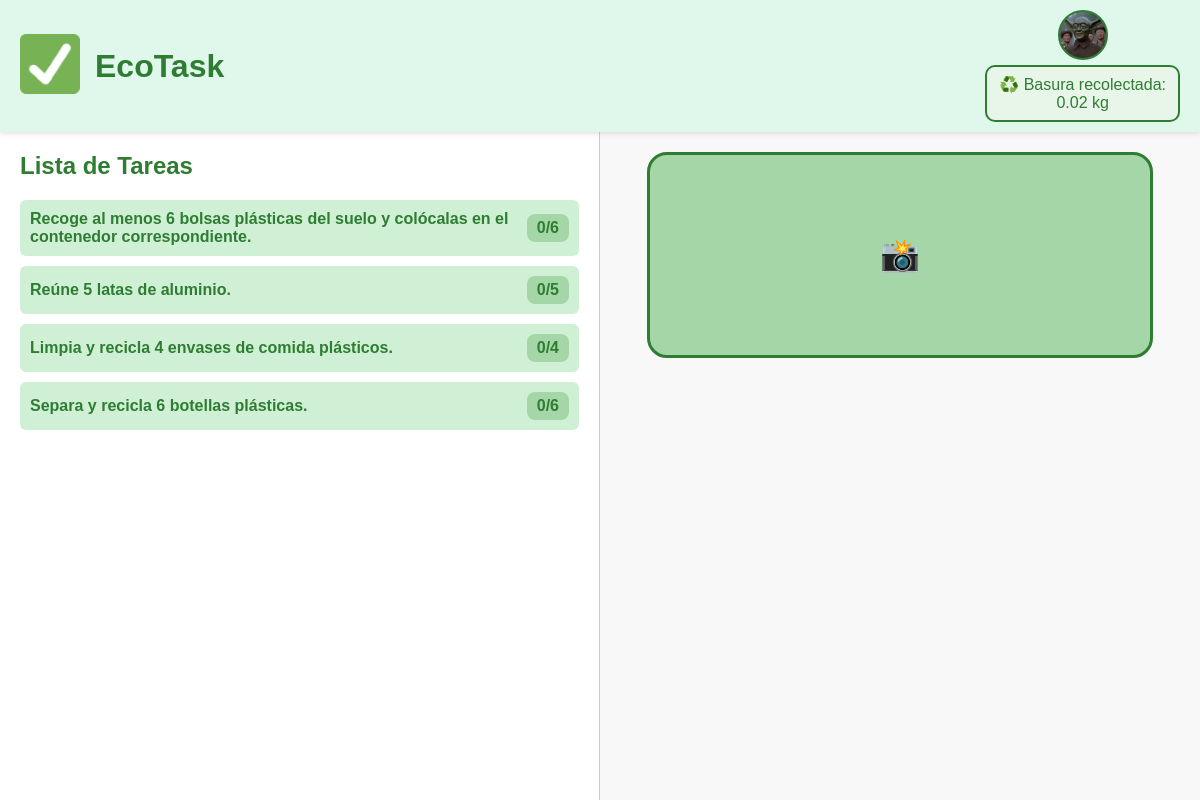
Screenshot of /home (signed in) with the database file from the repository.
### main.py (models this page shows, shortened)
class User(UserMixin, db.Model):
    id = db.Column(db.Integer, primary_key=True)
    username = db.Column(db.String(150), unique=True, nullable=False)
    password_hash = db.Column(db.String(256), nullable=False)
    profile_pic = db.Column(db.String(256), default="default.png")
    challenges = db.Column(db.JSON, nullable=False)
    progress = db.Column(db.JSON, nullable=False)
    trash_collected_kg = db.Column(db.Float, default=0.0)

### main.py (the view)
@app.route('/home')
@login_required
def home():
    print("Usuario autenticado:", current_user.is_authenticated)
    return render_template('home.html', usuario=current_user)

### main.py (called while the page is built)
@login_manager.user_loader
def load_user(user_id):
    return User.query.get(int(user_id))

### app/templates/home.html (shortened to what this page needs)
<!DOCTYPE html>
<html lang="es">
<head>
</head>
<body>
  <header>
    <div class="logo-container">
      <a href="{{ url_for('home') }}">
        <img id="logo-main" src="{{ url_for('static', filename='images/logo.png') }}" alt="Logo Principal" />
      </a>
      <div class="site-title">EcoTask</div>
    </div>
    <div class="header-right">
      {% set bg_url = url_for('static', filename='profile_pics/' ~ current_user.profile_pic) %}
      <button
          id="circle-btn"
          title="Cerrar sesión"
          style="background-image: url('{{ bg_url }}');"
          onclick="confirmLogout()"
      ></button>
      <div class="header-stats">
        ♻️ Basura recolectada:<br> {{ "%.2f"|format(current_user.trash_collected_kg) }} kg
      </div>
    </div>
  </header>
  <div class="container">
    <div class="tasks">
      <h2>Lista de Tareas</h2>
      <ul id="tareas-lista">
        {% for i in range(current_user.challenges | length) %}
        {% set objetivo = current_user.challenges[i] %}
        <li data-obj="{{ objetivo.texto }}" class="{% if current_user.progress[i] >= objetivo.cantidad %}completada{% endif %}">
          {{ objetivo.texto }}
          <span class="progress">{{ current_user.progress[i] }}/{{ objetivo.cantidad }}</span>
        </li>
        {% endfor %}
      </ul>
    </div>
    <div class="right-side">
      <form id="upload-form" enctype="multipart/form-data">
        <label for="file-input" class="camera-btn" title="Subir foto">📸</label>
      </form>
    </div>
  </div>
</body>
</html>

### app/templates/home.html (style rules this page uses)
body, html { margin: 0; padding: 0; height: 100vh; font-family: Arial, sans-serif; display: flex; flex-direction: column; background: #f8f8f8; }
header { display: flex; align-items: center; justify-content: space-between; padding: 10px 20px; background: #e0f7ec; position: relative; box-shadow: 0 2px 5px rgba(0,0,0,0.1); }
.logo-container { display: flex; align-items: center; }
#logo-main { height: 60px; width: 60px; object-fit: contain; margin-right: 15px; }
.site-title { font-size: 2em; color: #2e7d32; font-weight: bold; }
.header-right { display: flex; flex-direction: column; align-items: center; }
#circle-btn { width: 50px; height: 50px; border-radius: 50%; border: 2px solid #2e7d32; cursor: pointer; background-size: cover; background-position: center; background-repeat: no-repeat; margin-bottom: 5px; }
.header-stats { background: #e8f5e9; border: 2px solid #2e7d32; border-radius: 10px; padding: 8px 12px; font-size: 1em; color: #2e7d32; text-align: center; min-width: 160px; }
.container { flex: 1; display: flex; height: calc(100vh - 80px); }
.tasks { width: 50%; background: #ffffff; padding: 20px; box-sizing: border-box; border-right: 1px solid #ccc; overflow-y: auto; }
.tasks h2 { margin-top: 0; color: #2e7d32; }
.tasks ul { list-style: none; padding: 0; }
.tasks ul li { background: #d0f0d6; margin: 10px 0; padding: 10px; border-radius: 6px; display: flex; justify-content: space-between; align-items: center; color: #2e7d32; font-weight: bold; transition: all 0.3s ease; }
.progress { background: #a5d6a7; padding: 5px 10px; border-radius: 8px; color: #2e7d32; }
.right-side { width: 50%; padding: 20px; box-sizing: border-box; display: flex; flex-direction: column; justify-content: space-between; align-items: center; position: relative; }
.camera-btn { width: 500px; height: 200px; background: #a5d6a7; border-radius: 20px; border: 3px solid #2e7d32; cursor: pointer; display: flex; justify-content: center; align-items: center; font-size: 2em; transition: background 0.3s, transform 0.2s; }

### rows the page displays
User: trash_collected_kg "0.02", progress "0" "0" "0" "0"

### other values shown
{{ objetivo.texto }} "Recoge al menos 6 bolsas plásticas del suelo y colócalas en el contenedor correspondiente." "Reúne 5 latas de aluminio." "Limpia y recicla 4 envases de comida plásticos." "Separa y recicla 6 botellas plásticas."
{{ objetivo.cantidad }} "6" "5" "4" "6"
